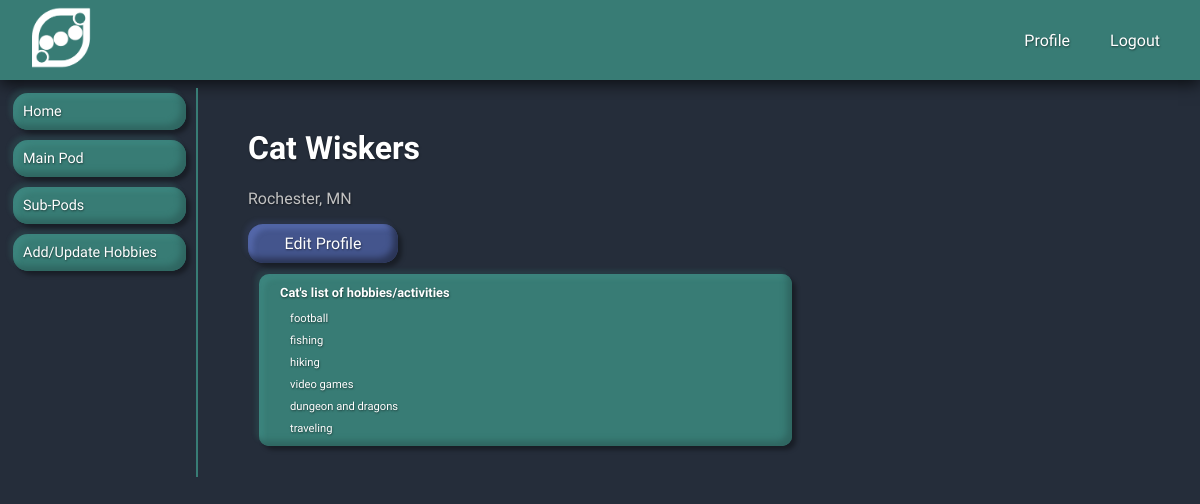
The app's page /users/profile/1 (signed in), older data.
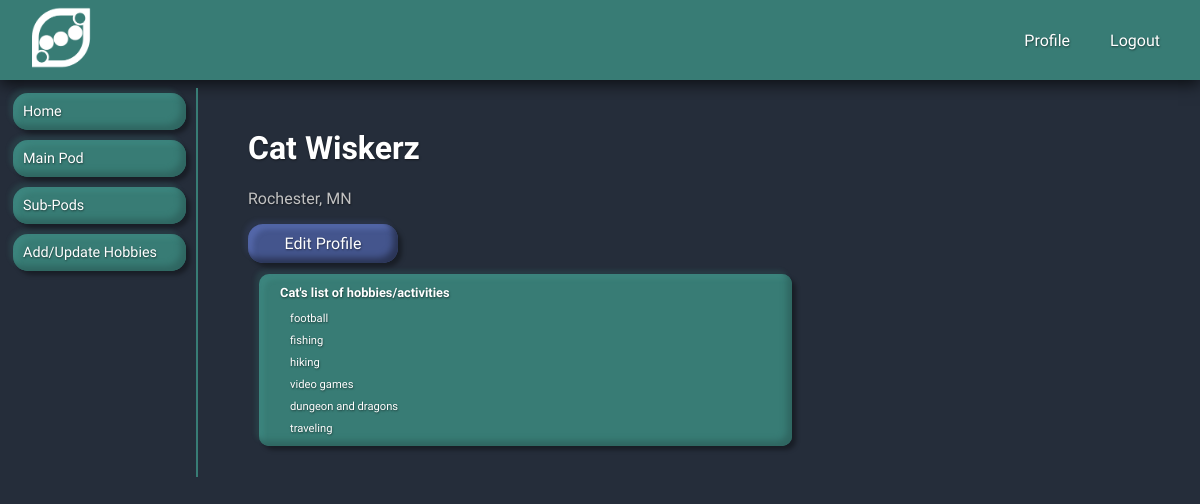
The same page, newer data.
### models.py (models this page shows, shortened)
class User(db.Model):
    __tablename__ = 'users'
    id = db.Column(db.Integer, primary_key=True, autoincrement=True)
    username = db.Column(db.String(20), unique=True, nullable=False)
    password = db.Column(db.Text, nullable=False)
    first_name = db.Column(db.String(50), nullable=False)
    last_name = db.Column(db.String(50), nullable=False)
    email = db.Column(db.Text, nullable=False, unique=True)
    city = db.Column(db.Text, nullable=False)
    state = db.Column(db.Text, nullable=False)
    lat_lng = db.Column(db.Text)
    pods = db.relationship('Pod', secondary="pod_users", backref='user')
    sub_pods = db.relationship('SubPod', secondary="sub_pod_users", backref='user')
    hobbies = db.relationship('Hobby', secondary='user_hobbies', backref='user')
    pod_messages = db.relationship('PodMessage', backref='pod_user')
    sub_pod_messages = db.relationship('SubPodMessage', backref='sub_pod_user')

### app.py (the view)
@app.route('/users/profile/<int:user_id>')
def user_profile(user_id):
    if not g.user:
        flash("Access unauthorized.", "error")
        return redirect("/")
    user, pod, pod_member = is_pod_member()
    user_profile = User.query.get(user_id)
    if user_profile.pods[0].id != pod.id:
        flash("Access unauthorized.", "error")
        return redirect("/")
    current_user_hobbies = user.hobbies
    profile_user_hobbies = user_profile.hobbies
    profile_owner = None
    if user_profile.id == user.id:
        profile_owner = True
    return render_template('/users/user_profile.html',
                           user_profile=user_profile,
                           profile_owner=profile_owner,
                           current_user=user,
                           current_user_hobbies=current_user_hobbies,
                           profile_user_hobbies=profile_user_hobbies
                           )

### app.py (called while the page is built)
def is_pod_member():
    if g.user:
        user = User.query.get(int(session[CURRENT_USER]))
        empty_tupple = (None,None,None)
        if user:
            main_pod = user.pods
            if main_pod:
                main_pod = user.pods[0]
                pod_member = PodUser.query.filter(PodUser.pod_id==main_pod.id, PodUser.user_id==user.id).first()
                if pod_member:
                    return user, main_pod, pod_member
                else:
                    return empty_tupple
            else:
                return empty_tupple

@app.before_request
def add_user_to_g():
    if CURRENT_USER in session:
        g.user = User.query.get(session[CURRENT_USER])
    else:
        g.user = None

### templates/users/user_profile.html (shortened to what this page needs)
{% extends '/users/user_menu.html' %}
{% block dashboard %}
<h1 class="main_title">{{ user_profile.first_name }} {{ user_profile.last_name }}</h1>
<p class="sub_title">{{ user_profile.city }}, {{ user_profile.state }}</p>
{% if profile_owner %}
<a href='/users/edit/{{current_user.id}}'>
    <div type="button" class="button-info">Edit Profile</div>
</a>
{% endif %}
<div class="half_and_half_split_container">
    <div class='all_hobbies_container'>
        <p class="pod_thumbnail_text_title">
            {{ user_profile.first_name }}'s list of hobbies/activities
        </p>
        <ul class="undecorated_list">
            {% for hobby in profile_user_hobbies %}
            <li class="pod_thumbnail_text">
                {{ hobby.name }}
            </li>
            {% endfor %}
        </ul>
    </div>
</div>
{% endblock %}

Row changes from the older to the newer data that the page shows:
changed User "Cat": last_name "Wiskers" → "Wiskerz"
